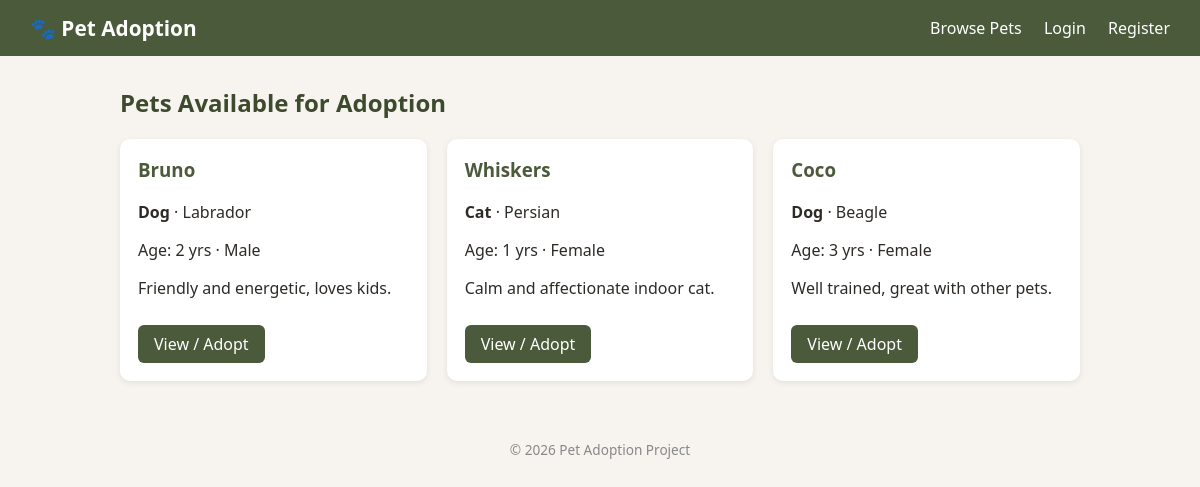
The app's page /home.php with its own data.
### tables this page shows
CREATE TABLE IF NOT EXISTS pets (
    pet_id INT AUTO_INCREMENT PRIMARY KEY,
    name VARCHAR(50) NOT NULL,
    species VARCHAR(30) NOT NULL,        
    breed VARCHAR(50),
    age INT,
    gender ENUM('Male', 'Female') NOT NULL,
    description TEXT,
    image VARCHAR(255) DEFAULT 'no-image.jpg',
    status ENUM('available', 'pending', 'adopted') DEFAULT 'available',
    added_by INT,                         
    created_at TIMESTAMP DEFAULT CURRENT_TIMESTAMP,
    FOREIGN KEY (added_by) REFERENCES users(user_id) ON DELETE SET NULL
);

### home.php (the view)
<?php
require "dbconnect.php";
require "includes/header.php";
$sql = "SELECT * FROM pets WHERE status = 'available' ORDER BY created_at DESC";
$result = $conn->query($sql);
?>
<h2>Pets Available for Adoption</h2>
<div class="pet-grid">
<?php if ($result && $result->num_rows > 0): ?>
    <?php while ($pet = $result->fetch_assoc()): ?>
        <div class="pet-card">
            <h3><?= htmlspecialchars($pet['name']) ?></h3>
            <p><strong><?= htmlspecialchars($pet['species']) ?></strong> · <?= htmlspecialchars($pet['breed']) ?></p>
            <p>Age: <?= (int)$pet['age'] ?> yrs · <?= htmlspecialchars($pet['gender']) ?></p>
            <p><?= htmlspecialchars($pet['description']) ?></p>
            <a href="pet_details.php?id=<?= (int)$pet['pet_id'] ?>" class="btn">View / Adopt</a>
        </div>
    <?php endwhile; ?>
<?php else: ?>
    <p>No pets available right now. Check back soon!</p>
<?php endif; ?>
</div>
<?php require "includes/footer.php"; ?>

### includes/header.php (shortened to what this page needs)
<!DOCTYPE html>
<html lang="en">
<head>
    <link rel="stylesheet" href="/PetAdoption/css/style.css">
</head>
<body>
<nav class="navbar">
    <a href="/PetAdoption/home.php" class="brand">🐾 Pet Adoption</a>
    <div class="nav-links">
        <a href="/PetAdoption/home.php">Browse Pets</a>
        <?php if (isset($_SESSION['user_id'])): ?>
            <a href="/PetAdoption/my_requests.php">My Requests</a>
            <?php if ($_SESSION['role'] === 'admin'): ?>
                <a href="/PetAdoption/admin/dashboard.php">Admin Dashboard</a>
            <?php endif; ?>
            <span class="welcome">Hi, <?= htmlspecialchars($_SESSION['full_name']) ?></span>
            <a href="/PetAdoption/logout.php">Logout</a>
        <?php else: ?>
            <a href="/PetAdoption/login.php">Login</a>
            <a href="/PetAdoption/register.php">Register</a>
        <?php endif; ?>
    </div>
</nav>
<main class="container">

### includes/footer.php
</main>
<footer class="footer">
    <p>&copy; <?= date("Y") ?> Pet Adoption Project</p>
</footer>
</body>
</html>

### css/style.css (style rules this page uses)
* { box-sizing: border-box; }
body { font-family: "Segoe UI", Arial, sans-serif; margin: 0; background: #f7f4ef; color: #2e2a26; }
.navbar { background: #4a5a3a; color: #fff; display: flex; justify-content: space-between; align-items: center; padding: 14px 30px; flex-wrap: wrap; }
.navbar .brand { color: #fff; font-size: 1.3em; font-weight: bold; text-decoration: none; }
.nav-links a { color: #fff; text-decoration: none; margin-left: 18px; }
.container { max-width: 1000px; margin: 30px auto; padding: 0 20px; }
h2 { color: #3d4a2e; }
.pet-grid { display: grid; grid-template-columns: repeat(auto-fill, minmax(240px, 1fr)); gap: 20px; margin-top: 20px; }
.pet-card { background: #fff; border-radius: 10px; padding: 18px; box-shadow: 0 2px 6px rgba(0,0,0,0.08); }
.pet-card h3 { margin-top: 0; color: #4a5a3a; }
.btn { display: inline-block; background: #4a5a3a; color: #fff; padding: 8px 16px; border-radius: 6px; text-decoration: none; margin-top: 10px; }
.footer { text-align: center; padding: 16px; color: #888; font-size: 0.85em; }

### records on screen
pets: name "Bruno", species "Dog", breed "Labrador", age "2", gender "Male", description "Friendly and energetic, loves kids."
pets: name "Whiskers", species "Cat", breed "Persian", age "1", gender "Female", description "Calm and affectionate indoor cat."
pets: name "Coco", species "Dog", breed "Beagle", age "3", gender "Female", description "Well trained, great with other pets."
